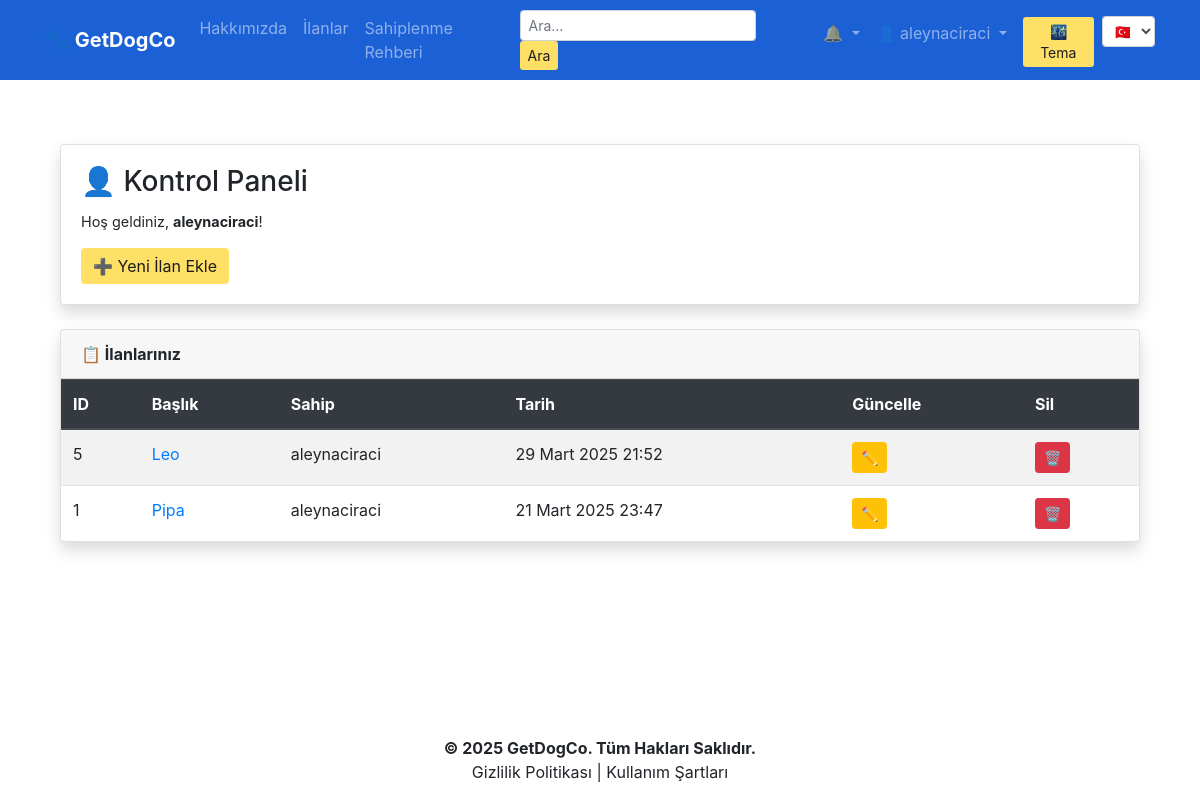
The page /tr/dashboard/ (signed in) on the database its author committed.
### getdogco/models.py (models this page shows, shortened)
class DogAdoptionPost(models.Model):
    owner = models.ForeignKey("auth.User", on_delete=models.CASCADE, verbose_name="Sahiplenen Kullanıcı")
    title = models.CharField(max_length=100, verbose_name="İlan Başlığı")
    description = RichTextField(verbose_name="Açıklama")
    breed = models.CharField(max_length=50, verbose_name="Köpek Irkı")
    age = models.IntegerField(verbose_name="Köpek Yaşı")
    location = models.CharField(max_length=100, verbose_name="Konum")
    created_date = models.DateTimeField(auto_now_add=True, verbose_name="Oluşturulma Tarihi")
    dog_image = models.ImageField(upload_to='dog_images/', blank=True, null=True, verbose_name="Köpek Fotoğrafı")
    class Meta:
        ordering = ['-created_date']

### getdogco/views.py (the view)
# urls.py: path('dashboard/', views.dashboard, name='dashboard'),
@login_required(login_url="getdogco:login")
def dashboard(request):
    posts = DogAdoptionPost.objects.filter(owner=request.user)
    context = {"posts": posts}
    return render(request, "dashboard.html", context)

### getdogco/context_processors.py (called while the page is built)
def notification_context(request):
    if request.user.is_authenticated:
        unread_count = Notification.objects.filter(user=request.user, is_read=False).count()
        recent_notifications = Notification.objects.filter(user=request.user).order_by('-created_at')[:5]
        return {
            'unread_notification_count': unread_count,
            'notifications': recent_notifications
        }
    return {
        'unread_notification_count': 0,
        'notifications': []
    }

### templates/dashboard.html
{% extends "layout.html" %}
{% load i18n %}
{% block body %}
<div class="container">
  <div class="card shadow mb-4">
    <div class="card-body">
      <h3 class="card-title">👤 {% trans "Kontrol Paneli" %}</h3>
      <p class="card-text">
        {% trans "Hoş geldiniz," %} <strong>{{ request.user.username }}</strong>!
      </p>
      <a class="btn btn-yellow-custom" href="{% url 'getdogco:add_post' %}">➕ {% trans "Yeni İlan Ekle" %}</a>
    </div>
  </div>
  {% if posts %}
  <div class="card shadow">
    <div class="card-header font-weight-bold">📋 {% trans "İlanlarınız" %}</div>
    <div class="table-responsive">
      <table class="table table-hover table-striped mb-0">
        <thead class="thead-dark">
          <tr>
            <th>{% trans "ID" %}</th>
            <th>{% trans "Başlık" %}</th>
            <th>{% trans "Sahip" %}</th>
            <th>{% trans "Tarih" %}</th>
            <th>{% trans "Güncelle" %}</th>
            <th>{% trans "Sil" %}</th>
          </tr>
        </thead>
        <tbody>
          {% for post in posts %}
          <tr>
            <td>{{ post.id }}</td>
            <td>
              <a href="{% url 'getdogco:post_detail' post.id %}">
                {{ post.title }}
              </a>
            </td>
            <td>{{ post.owner.username }}</td>
            <td>{{ post.created_date }}</td>
            <td>
              <a href="{% url 'getdogco:update_post' post.id %}" class="btn btn-sm btn-warning">✏️</a>
            </td>
            <td>
              <a href="{% url 'getdogco:delete_post' post.id %}" class="btn btn-sm btn-danger">🗑️</a>
            </td>
          </tr>
          {% endfor %}
        </tbody>
      </table>
    </div>
  </div>
  {% else %}
  <div class="alert alert-info mt-4">
    {% trans "Henüz bir ilanınız bulunmuyor. İlk ilanınızı eklemeye ne dersiniz?" %} 🐾
  </div>
  {% endif %}
</div>
{% endblock body %}

### templates/layout.html (shortened to what this page needs)
<!DOCTYPE html>
{% load static i18n %}
<html lang="{{ LANGUAGE_CODE }}">
  <head>
    <link rel="stylesheet" href="https://stackpath.bootstrapcdn.com/bootstrap/4.5.2/css/bootstrap.min.css">
    <link rel="stylesheet" href="{% static 'css/style.css' %}?v=2.0">
  </head>
  <body class="d-flex flex-column min-vh-100">
    <nav class="navbar navbar-expand-md navbar-dark" style="background-color:rgb(28, 96, 214) !important;">
      <div class="container">
        <a class="navbar-brand font-weight-bold" href="/">🐾 GetDogCo</a>
        <div class="collapse navbar-collapse" id="navbarCollapse">
          <ul class="navbar-nav mr-auto">
            <li class="nav-item"><a class="nav-link" href="/about">{% trans "Hakkımızda" %}</a></li>
            <li class="nav-item"><a class="nav-link" href="{% url 'getdogco:list_posts' %}">{% trans "İlanlar" %}</a></li>
            <li class="nav-item"><a class="nav-link" href="{% url 'getdogco:adoption_guide' %}">{% trans "Sahiplenme Rehberi" %}</a></li>
          </ul>
          <form method="GET" action="{% url 'getdogco:list_posts' %}" class="form-inline my-2 my-md-0 mr-md-3">
            <input class="form-control form-control-sm mr-2" type="search" name="keyword" placeholder="{% trans 'Ara...' %}" aria-label="{% trans 'Ara' %}">
            <button class="btn btn-sm btn-yellow-custom" type="submit">{% trans "Ara" %}</button>
          </form>
          <ul class="navbar-nav">
            {% if request.user.is_authenticated %}
              <li class="nav-item dropdown">
                <a class="nav-link dropdown-toggle position-relative" href="{% url 'getdogco:all_notifications' %}" id="notificationDropdown" role="button" data-toggle="dropdown">
                  🔔
                </a>
              </li>
              <li class="nav-item dropdown">
                <a class="nav-link dropdown-toggle" href="#" id="userDropdown" role="button" data-toggle="dropdown">
                  👤 {{ request.user.username }}
                </a>
              </li>
            {% else %}
              <li class="nav-item"><a class="nav-link" href="{% url 'getdogco:login' %}">{% trans "Giriş Yap" %}</a></li>
              <li class="nav-item"><a class="nav-link" href="{% url 'getdogco:register' %}">{% trans "Kayıt Ol" %}</a></li>
            {% endif %}
            <li class="nav-item">
              <button onclick="toggleDarkMode()" id="darkModeBtn" class="btn btn-sm ml-2 btn-yellow-custom" style="margin-top: 4px;">
                🌃 {% trans "Tema" %}
              </button>
            </li>
            <li class="nav-item ml-2" style="margin-top: 3px;">
              <form action="{% url 'set_language' %}" method="post">
                <select name="language" onchange="this.form.submit()" class="form-control form-control-sm">
                  <option value="tr" {% if LANGUAGE_CODE == 'tr' %}selected{% endif %}>🇹🇷</option>
                </select>
              </form>
            </li>
          </ul>
        </div>
      </div>
    </nav>
    <main class="flex-fill">
      <div class="container mt-3 pt-5 mb-5">
        {% block body %}
        {% endblock body %}
      </div>
    </main>
    <footer class="text-center py-3" style="background-color: #ffffff; color: #212529;">
      <p class="mb-0 font-weight-bold">© 2025 GetDogCo. {% trans "Tüm Hakları Saklıdır." %}</p>
      <p class="mb-0">{% trans "Gizlilik Politikası" %} | {% trans "Kullanım Şartları" %}</p>
    </footer>
  </body>
</html>

### static/css/style.css (style rules this page uses)
.btn-yellow-custom { background-color: #ffe066; color: #1c1c1c; border: none; transition: background-color 0.3s ease; }
.card-text { font-size: 0.9rem; overflow: hidden; text-overflow: ellipsis; display: -webkit-box; -webkit-line-clamp: 3; -webkit-box-orient: vertical; }
html, body { height: 100%; margin: 0; }
body { display: flex; flex-direction: column; min-height: 100vh; }
main.flex-fill { flex: 1; }

### rows shown on the page
DogAdoptionPost: id "5", title "Leo", owner.username "aleynaciraci", created_date "29 Mart 2025 21:52"
DogAdoptionPost: id "1", title "Pipa", owner.username "aleynaciraci", created_date "21 Mart 2025 23:47"

### other values the page prints
{{ request.user.username }} "aleynaciraci"
